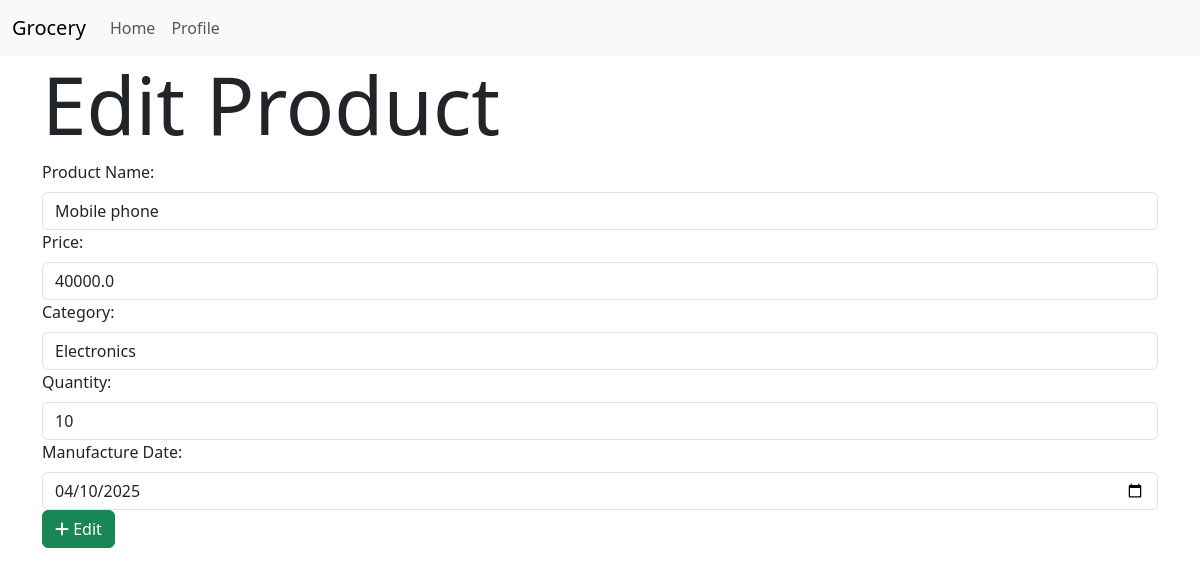
/product/1/edit (signed in), run on the app's committed database.
### models.py (models this page shows)
class Product(db.Model):
    id = db.Column(db.Integer,primary_key=True)
    name=db.Column(db.String(64),nullable=False)
    price=db.Column(db.Float,nullable=False)
    description = db.Column(db.String(256),nullable=True)
    category_id=db.Column(db.Integer,db.ForeignKey('category.id'),nullable=False)
    quantity=db.Column(db.Integer,nullable=False)
    man_date=db.Column(db.Date,nullable=False)
    carts=db.relationship('Cart',backref='product',lazy=True, cascade='all, delete-orphan')
    orders=db.relationship('Order',backref='product',lazy=True, cascade='all, delete-orphan')

### routes.py (the view)
@app.route('/product/<int:id>/edit')
@admin_required
def edit_product(id):
    categories = Category.query.all()
    product = Product.query.get(id)
    return render_template('product/edit.html', categories=categories, product=product)

### routes.py (called while the page is built)
def admin_required(func):
    @wraps(func)
    def inner(*args, **kwargs):
        if 'user_id' not in session:
            flash('Please login to continue')
            return redirect(url_for('login'))
        user = User.query.get(session['user_id'])
        if not user.is_admin:
            flash('You are not authorized to access this page')
            return redirect(url_for('index'))
        return func(*args, **kwargs)
    return inner

### templates/product/edit.html (shortened to what this page needs)
{% extends 'layout.html' %}
{% block content %}
<h1 class="display-1">
    Edit Product
</h1>
<form action="{{url_for('edit_product_post', id=product.id)}}" method="post" class="form">
    <div class="form-group">
        <label for="name" class="form-label">Product Name:</label>
        <input type="text"
        name="name"
        id="name"
        class="form-control"
        value="{{product.name}}"
        required>
    </div>
    <div class="form-group">
        <label for="price" class="form-label">Price:</label>
        <input type="number"
        name="price"
        id="price"
        min="1"
        value="{{product.price}}"
        class="form-control"
        required>
    </div>
    <div class="form-group">
        <label for="category_id" class="form-label">Category:</label>
        <select name="category_id" id="category_id" class="form-control" required>
            {% for cat in categories %}
            {% if cat.id == product.category_id %}
                <option selected value="{{cat.id}}">{{cat.name}}</option>
            {% else %}
                <option value="{{cat.id}}">{{cat.name}}</option>
            {% endif %}
            {% endfor %}
        </select>
    </div>
    <div class="form-group">
        <label for="quantity" class="form-label">Quantity:</label>
        <input type="number"
        name="quantity"
        id="quantity"
        min="1"
        value="{{product.quantity}}"
        class="form-control"
        required>
    </div>
    <div class="form-group">
        <label for="man_date" class="form-label">Manufacture Date:</label>
        <input type="date" name="man_date" id="man_date" required
        value="{{product.man_date}}"
        class="form-control">
    </div>
    <button type="submit" class="btn btn-success">
        <i class="fas fa-plus    "></i>
        Edit
    </button>
</form>
{% endblock %}

### data on the page
Product: name "Mobile phone", price "40000.0", quantity "10", man_date "04/10/2025"

### other printed values
form field category_id "Electronics"
